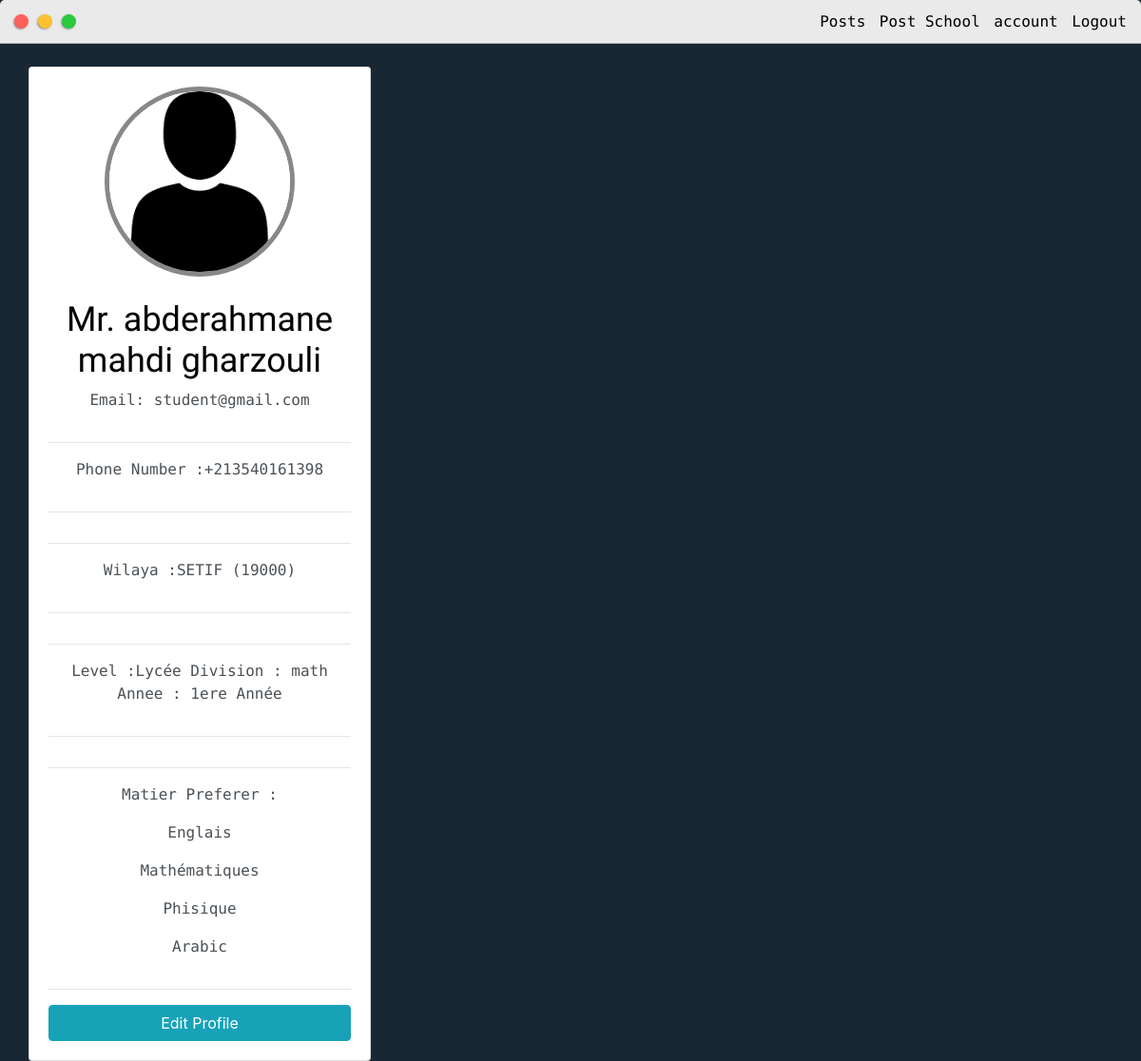
The app's page /student/account/ (signed in), older data.
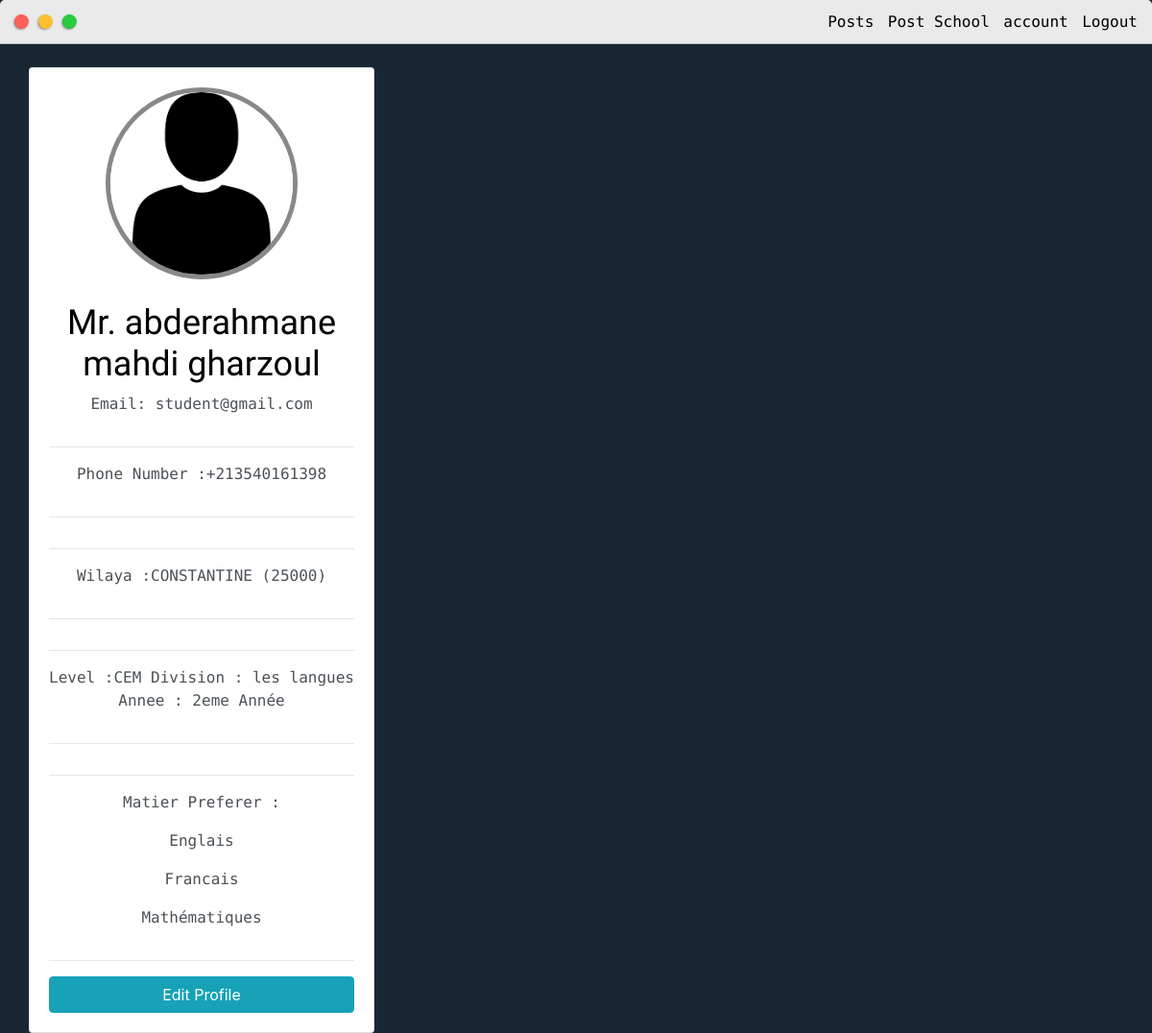
The same page, newer data.
### student/models.py (models this page shows)
class Student(models.Model):
    user = models.OneToOneField(User, on_delete=models.CASCADE,primary_key=True)
    first_name = models.CharField(max_length=50,null=True)
    last_name = models.CharField(max_length=50,null=True)
    email = models.EmailField(unique=True,null=True)
    phone = models.IntegerField(null=True)
    wilaya = models.ForeignKey(Wilaya, on_delete=models.DO_NOTHING,null=True,unique=False)
    pic = models.ImageField(null=True, blank=True, upload_to="images", default="user.png")
    level = models.ForeignKey(Level, on_delete=models.DO_NOTHING,null=True,unique=False)
    division = models.ForeignKey(Division, on_delete=models.DO_NOTHING,null=True,unique=False)
    annee = models.ForeignKey(Annee, on_delete=models.DO_NOTHING,null=True,unique=False)
    matier = models.ManyToManyField(Matier, related_name='preferer',unique=False)
    def __str__(self):
        return f"Mr. {self.first_name}   {self.last_name}   "

### Home/models.py (models this page shows)
class Wilaya(models.Model):
    wilaya = models.CharField(max_length=50)
    zip_code = models.CharField(max_length=5)
    def __str__(self):
        return f"{self.wilaya}  \n   ({self.zip_code})"

class Level(models.Model):
    level = models.CharField(max_length=20)
    def __str__(self):
        return self.level

class Division(models.Model):
    name = models.CharField(max_length=100)
    def __str__(self):
        return self.name

class Annee(models.Model):
    annee = models.CharField(blank=False,max_length=10,null=False)
    def __str__(self):
        return self.annee

class Matier(models.Model):
    Matier =  models.CharField(max_length=50)
    def __str__(self):
	    return self.Matier

### student/views.py (the view)
# urls.py: path('account/', StudentAccount, name="StudentAccount"),
@student_required
def StudentAccount(request):
	profile = request.user.student
	context = {'profile':profile}
	return render(request, 'student/account.html', context)

### student/templates/student/account.html (shortened to what this page needs)
{% include 'student/main.html' %}
{% load static %}
{% block content %}
<div class="main-container">
	<br>
	<div class="row">
		<div class="col-md-4">
			<div class="card card-body" id="user-info-box">
				<img id="user_pic" src="{{profile.pic.url}}">
				<br>
				<h2>{{profile}}</h2>
				<p>Email: {{profile.email}}</p>
				<hr>
				<p>Phone Number :+213{{profile.phone}}</p>
				<hr>
				<hr>
				<p>Wilaya  :{{profile.wilaya}}</p>
				<hr>
				<hr>
				<p>Level :{{profile.level}} Division : {{profile.division}}  Annee : {{profile.annee}}</p>
				<hr>
				<hr>
				<p> Matier Preferer :</p>
				{% for matier in  profile.matier.all %}
				<p>{{matier}}</p>
				{% endfor %}
				<hr>
				<a class="btn btn-info btn-block" href="{% url 'update_profileStudent' %}">Edit Profile</a>
			</div>
		</div>
	</div>
</div>
{% endblock content %}

Row changes from the older to the newer data that the page shows:
no longer on this page (row unchanged): Matier: Matier "Phisique"
no longer on this page (row unchanged): Matier: Matier "Arabic"
changed Student "student@gmail.com": first_name+last_name "Mr. abderahmane mahdi gharzouli" → "Mr. abderahmane mahdi gharzoul"; wilaya "SETIF (19000)" → "CONSTANTINE (25000)"; level "Lycée" → "CEM"; division "math" → "les langues"; annee "1ere Année" → "2eme Année"
now on this page (row unchanged): Matier: Matier "Francais"
